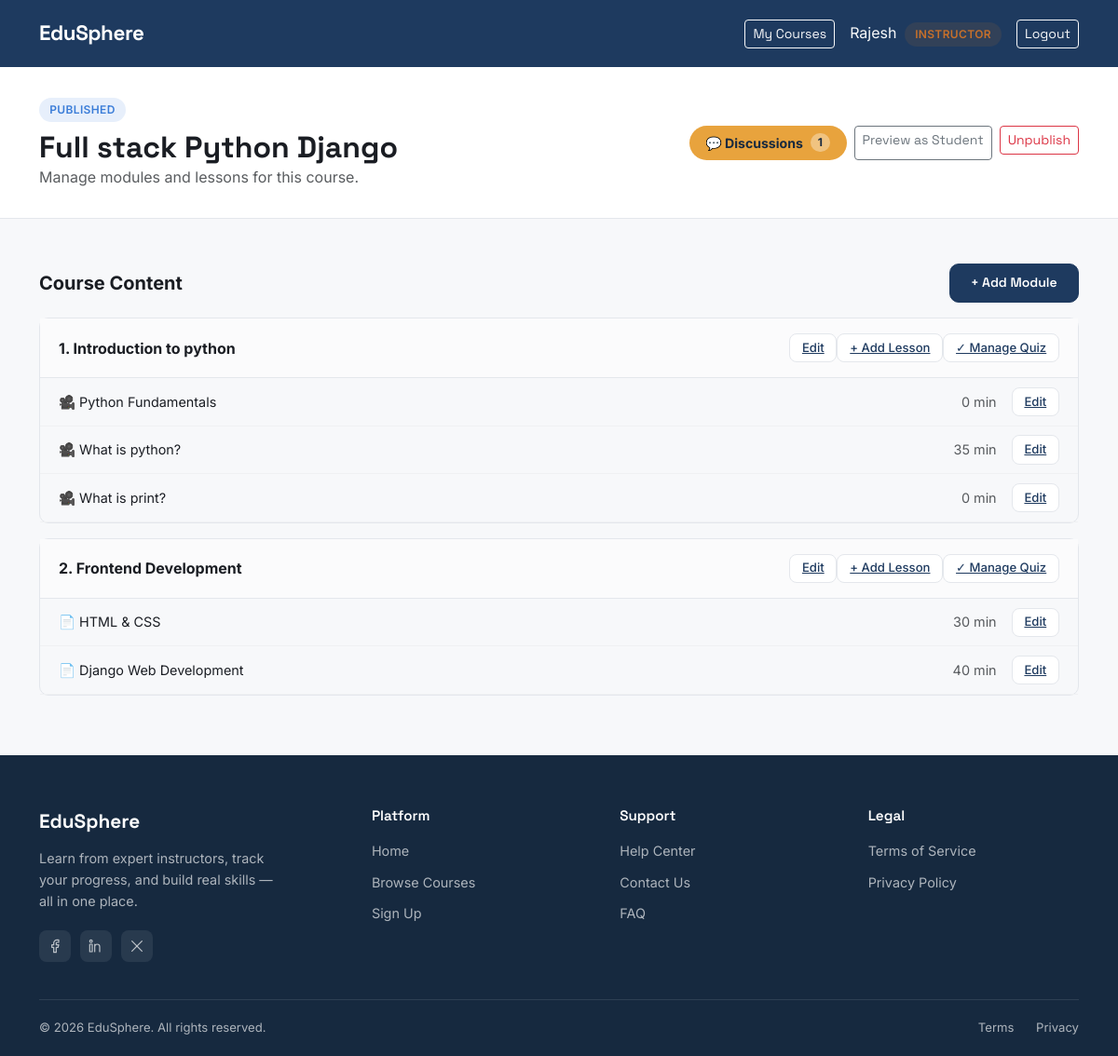
The page /courses/manage/full-stack-python-django/ (signed in) on the database its author committed.
### accounts/models.py (models this page shows, shortened)
class CustomUser(AbstractUser):
    class Role(models.TextChoices):
        STUDENT = "student", "Student"
        INSTRUCTOR = "instructor", "Instructor"
        ADMIN = "admin", "Admin"
    username = None
    email = models.EmailField(unique=True)
    role = models.CharField(max_length=20, choices=Role.choices, default=Role.STUDENT)
    profile_picture = models.ImageField(upload_to="profile_pics/", blank=True, null=True)
    bio = models.TextField(blank=True)
    created_at = models.DateTimeField(auto_now_add=True)
    USERNAME_FIELD = "email"
    REQUIRED_FIELDS = []
    objects = CustomUserManager()

### courses/models.py (models this page shows, shortened)
class Course(models.Model):
    class Level(models.TextChoices):
        BEGINNER = "beginner", "Beginner"
        INTERMEDIATE = "intermediate", "Intermediate"
        ADVANCED = "advanced", "Advanced"
    instructor = models.ForeignKey(
        settings.AUTH_USER_MODEL,
        on_delete=models.CASCADE,
        related_name="courses",
        limit_choices_to={'role': 'instructor'}
    )
    category = models.ForeignKey(Category, on_delete=models.SET_NULL, null=True, related_name="courses")
    title = models.CharField(max_length=200)
    slug = models.SlugField(unique=True, blank=True)
    description = models.TextField()
    thumbnail = models.ImageField(upload_to="course_thumbnails/", blank=True, null=True)
    level = models.CharField(max_length=20, choices=Level.choices, default=Level.BEGINNER)
    price = models.DecimalField(max_digits=8, decimal_places=2, default=0)
    is_published = models.BooleanField(default=False)
    created_at = models.DateTimeField(auto_now_add=True)
    updated_at = models.DateTimeField(auto_now=True)
    class Meta:
        ordering = ['-created_at']

class Module(models.Model):
    course = models.ForeignKey(Course, on_delete=models.CASCADE, related_name="modules")
    title = models.CharField(max_length=200)
    order = models.PositiveIntegerField(default=0)
    class Meta:
        ordering = ['order']

class Lesson(models.Model):
    class ContentType(models.TextChoices):
        VIDEO = "video", "Video"
        PDF = "pdf", "PDF"
        TEXT = "text", "Text"
    module = models.ForeignKey(Module, on_delete=models.CASCADE, related_name="lessons")
    title = models.CharField(max_length=200)
    content_type = models.CharField(max_length=10, choices=ContentType.choices, default=ContentType.VIDEO)
    video_url = models.URLField(blank=True, help_text="YouTube or Vimeo embed link")
    pdf_file = models.FileField(upload_to="lesson_pdfs/", blank=True, null=True)
    text_content = models.TextField(blank=True)
    order = models.PositiveIntegerField(default=0)
    duration_minutes = models.PositiveIntegerField(default=0, help_text="Estimated time to complete")
    class Meta:
        ordering = ['order']

### courses/views.py (the view)
# urls.py: path('manage/<slug:slug>/', views.InstructorCourseManageView.as_view(), name='manage_course'),
class InstructorCourseManageView(InstructorRequiredMixin, DetailView):
    model = Course
    template_name = 'courses/manage_course.html'
    context_object_name = 'course'
    slug_field = 'slug'
    slug_url_kwarg = 'slug'
    def get_queryset(self):
        return Course.objects.filter(instructor=self.request.user)

### courses/mixins.py (called while the page is built)
    def test_func(self):
        return self.request.user.role == 'instructor'

### courses/templates/courses/manage_course.html (shortened to what this page needs)
{% extends 'base.html' %}
{% block content %}
<div class="manage-header">
    <div class="container">
        <div class="d-flex justify-content-between align-items-center">
            <div>
                <span class="role-badge {% if course.is_published %}student{% else %}instructor{% endif %}">
                    {% if course.is_published %}Published{% else %}Draft{% endif %}
                </span>
                <h2 class="fw-bold mt-2 mb-0">{{ course.title }}</h2>
                <p class="text-muted mb-0">Manage modules and lessons for this course.</p>
            </div>
            <div class="d-flex gap-2">
                <a href="{% url 'forums:thread_list' course.slug %}" class="discussion-tab-badge">
                    💬 Discussions <span class="discussion-tab-count">{{ course.threads.count }}</span>
                </a>
                <a href="{% url 'courses:course_detail' course.slug %}" class="btn btn-outline-secondary btn-sm">Preview
                    as Student</a>
                <form method="POST" action="{% url 'courses:toggle_publish' course.slug %}">
                    <button type="submit"
                        class="btn btn-sm {% if course.is_published %}btn-outline-danger{% else %}btn-accent{% endif %}">
                        {% if course.is_published %}Unpublish{% else %}Publish Course{% endif %}
                    </button>
                </form>
            </div>
        </div>
    </div>
</div>
<div class="container mt-5">
    <div class="d-flex justify-content-between align-items-center mb-3">
        <h5 class="fw-bold mb-0">Course Content</h5>
        <a href="{% url 'courses:add_module' course.slug %}" class="btn btn-primary btn-sm">+ Add Module</a>
    </div>
    {% for module in course.modules.all %}
    <div class="module-manage-card">
        <div class="module-manage-header">
            <span class="fw-bold">{{ module.order }}. {{ module.title }}</span>
            <a href="{% url 'courses:edit_module' course.slug module.id %}" class="btn-sm-outline ms-auto">Edit</a>
            <a href="{% url 'courses:add_lesson' course.slug module.id %}" class="btn-sm-outline">+ Add Lesson</a>
            {% if module.quiz %}
                <a href="{% url 'quizzes:manage_quiz' module.id %}" class="btn-sm-outline">✓ Manage Quiz</a>
            {% else %}
                <a href="{% url 'quizzes:create_quiz' module.id %}" class="btn-sm-outline">+ Add Quiz</a>
            {% endif %}
        </div>
        {% for lesson in module.lessons.all %}
        <div class="lesson-manage-row">
            <span>
                {% if lesson.content_type == 'video' %}🎥{% elif lesson.content_type == 'pdf' %}📄{% else %}📝{% endif %}
                {{ lesson.title }}
            </span>
            <span class="d-flex align-items-center gap-3">
                <span class="text-muted">{{ lesson.duration_minutes }} min</span>
                <a href="{% url 'courses:edit_lesson' course.slug lesson.id %}" class="btn-sm-outline">Edit</a>
            </span>
        </div>
        {% empty %}
        <div class="lesson-manage-row text-muted">No lessons yet.</div>
        {% endfor %}
    </div>
    {% endfor %}
</div>
{% endblock %}

### templates/base.html (shortened to what this page needs)
{% load static %}
<!DOCTYPE html>
<html lang="en">
<head>
    <link href="https://cdn.jsdelivr.net/npm/bootstrap@5.3.3/dist/css/bootstrap.min.css" rel="stylesheet">
    <link href="{% static 'css/custom.css' %}" rel="stylesheet">
</head>
<body>
    <nav class="navbar navbar-expand-lg navbar-dark">
        <div class="container">
            <a class="navbar-brand" href="{% url 'home' %}">EduSphere</a>
            <div class="ms-auto d-flex align-items-center">
                {% if user.is_authenticated %}
                {% if user.role == 'student' %}
                <a href="{% url 'enrollments:my_courses' %}" class="btn btn-outline-light btn-sm me-3">My Courses</a>
                {% elif user.role == 'instructor' %}
                <a href="{% url 'courses:instructor_dashboard' %}" class="btn btn-outline-light btn-sm me-3">My
                    Courses</a>
                {% elif user.role == 'admin' %}
                <a href="{% url 'dashboard:overview' %}" class="btn btn-outline-light btn-sm me-3">Dashboard</a>
                {% endif %}
                <span class="text-light me-3">
                    {{ user.first_name }}
                    <span class="role-badge {{ user.role }} ms-1">{{ user.role }}</span>
                </span>
                <a href="{% url 'accounts:logout' %}" class="btn btn-outline-light btn-sm">Logout</a>
                {% else %}
                <a href="{% url 'accounts:login' %}" class="btn btn-outline-light btn-sm me-2">Login</a>
                <a href="{% url 'accounts:register_choice' %}" class="btn btn-accent btn-sm">Sign Up</a>
                {% endif %}
            </div>
        </div>
    </nav>
    {% block content %}
    {% endblock %}
    <footer class="site-footer">
        <div class="container">
            <div class="footer-grid">
                <div>
                    <span class="footer-brand-name">EduSphere</span>
                    <p class="footer-brand-tagline">Learn from expert instructors, track your progress, and build real
                        skills — all in one place.</p>
                    <div class="footer-social-row">
                        <a href="https://www.facebook.com/share/1CqCPcXn59/?mibextid=wwXIfr" class="footer-social-icon"
                            aria-label="Facebook">
                        </a>
                        <a href="https://np.linkedin.com/in/rajesh-pachhai-6842a4362" class="footer-social-icon"
                            aria-label="LinkedIn">
                        </a>
                        <a href="#" class="footer-social-icon" aria-label="Twitter / X">
                            <svg width="16" height="16" viewBox="0 0 24 24" fill="none"
                                xmlns="http://www.w3.org/2000/svg">
                                <path d="M4 4L20 20M20 4L4 20" stroke="currentColor" stroke-width="1.8"
                                    stroke-linecap="round" />
                            </svg>
                        </a>
                    </div>
                </div>
                <div class="footer-col">
                    <h4>Platform</h4>
                    <ul class="footer-links">
                        <li><a href="{% url 'home' %}">Home</a></li>
                        <li><a href="{% url 'courses:course_list' %}">Browse Courses</a></li>
                        <li><a href="{% url 'accounts:register_choice' %}">Sign Up</a></li>
                    </ul>
                </div>
                <div class="footer-col">
                    <h4>Support</h4>
                    <ul class="footer-links">
                        <li><a href="#">Help Center</a></li>
                        <li><a href="#">Contact Us</a></li>
                        <li><a href="#">FAQ</a></li>
                    </ul>
                </div>
                <div class="footer-col">
                    <h4>Legal</h4>
                    <ul class="footer-links">
                        <li><a href="#">Terms of Service</a></li>
                        <li><a href="#">Privacy Policy</a></li>
                    </ul>
                </div>
            </div>
            <div class="footer-bottom">
                <span>&copy; {% now "Y" %} EduSphere. All rights reserved.</span>
                <div>
                    <a href="#">Terms</a>
                    <a href="#">Privacy</a>
                </div>
            </div>
        </div>
    </footer>
</body>
</html>

### static/css/custom.css (style rules this page uses)
:root { --ink: #1E3A5F; --ink-dark: #16293F; --amber: #E8A33D; --amber-dark: #CC8A28; --bg: #F7F8FA; --surface: #FFFFFF; --text: #1A1D23; --text-muted: #5B6470; --border: #E4E7EC; --student: #3B7DD8; --instructor: #C6702B; --radius: 10px; }
body { background-color: var(--bg); color: var(--text); font-family: 'Inter', sans-serif; }
h1, h2, h3, h4, .navbar-brand, .btn { font-family: 'Space Grotesk', sans-serif; }
.navbar { background-color: var(--ink) !important; padding: 0.9rem 0; }
.navbar-brand { font-weight: 700; font-size: 1.4rem; letter-spacing: -0.02em; }
.btn-primary { background-color: var(--ink); border-color: var(--ink); font-weight: 600; border-radius: var(--radius); padding: 0.6rem 1.4rem; }
.role-badge { display: inline-block; font-size: 0.75rem; font-weight: 600; padding: 0.25rem 0.7rem; border-radius: 20px; text-transform: uppercase; letter-spacing: 0.03em; }
.role-badge.student { background-color: rgba(59,125,216,0.12); color: var(--student); }
.role-badge.instructor { background-color: rgba(198,112,43,0.12); color: var(--instructor); }
.manage-header { background: var(--surface); border-bottom: 1px solid var(--border); padding: 2rem 0; }
.module-manage-card { border: 1px solid var(--border); border-radius: var(--radius); margin-bottom: 1rem; }
.module-manage-header { padding: 1rem 1.25rem; background: #FBFBFC; border-bottom: 1px solid var(--border); display: flex; justify-content: between; align-items: center; }
.lesson-manage-row { display: flex; align-items: center; justify-content: space-between; padding: 0.6rem 1.25rem; font-size: 0.9rem; border-bottom: 1px solid #F0F1F3; }
.btn-sm-outline { border: 1px solid var(--border); background: var(--surface); border-radius: 8px; padding: 0.3rem 0.8rem; font-size: 0.82rem; font-weight: 500; color: var(--ink); }
.discussion-tab-badge { display: inline-flex; align-items: center; gap: 8px; background-color: var(--amber); color: var(--ink-dark); font-weight: 700; font-size: 0.88rem; padding: 0.5rem 1.1rem; border-radius: 999px; text-decoration: none; transition: background-color 0.15s ease, transform 0.15s ease; }
.discussion-tab-count { background: rgba(255,255,255,0.35); color: var(--ink-dark); font-size: 0.75rem; font-weight: 700; padding: 1px 8px; border-radius: 999px; }
.site-footer { background: var(--ink-dark); color: rgba(255,255,255,0.65); margin-top: 4rem; }
.footer-grid { display: grid; grid-template-columns: 1.4fr 1fr 1fr 1fr; gap: 2.5rem; padding: 3.5rem 0 2.5rem; }
.footer-brand-name { font-family: 'Space Grotesk', sans-serif; font-weight: 700; font-size: 1.3rem; color: #fff; margin-bottom: 0.75rem; display: block; }
.footer-brand-tagline { font-size: 0.9rem; line-height: 1.6; max-width: 260px; margin-bottom: 1.25rem; }
.footer-social-row { display: flex; gap: 10px; }
.footer-social-icon { width: 34px; height: 34px; border-radius: 8px; background: rgba(255,255,255,0.08); display: flex; align-items: center; justify-content: center; color: rgba(255,255,255,0.7); transition: background-color 0.15s ease, color 0.15s ease; }
.footer-col h4 { font-family: 'Space Grotesk', sans-serif; color: #fff; font-size: 0.95rem; font-weight: 600; margin-bottom: 1rem; }
.footer-links { list-style: none; padding: 0; margin: 0; }
.footer-links li { margin-bottom: 0.6rem; }
.footer-links a { color: rgba(255,255,255,0.65); text-decoration: none; font-size: 0.9rem; transition: color 0.15s ease; }
.footer-bottom { border-top: 1px solid rgba(255,255,255,0.1); padding: 1.25rem 0; display: flex; justify-content: space-between; align-items: center; flex-wrap: wrap; gap: 10px; font-size: 0.82rem; }
.footer-bottom a { color: rgba(255,255,255,0.65); text-decoration: none; margin-left: 1.25rem; }

### rows shown on the page
CustomUser: first_name "Rajesh", role "INSTRUCTOR"
Course: title "Full stack Python Django", threads.count "1"
Module: order "1", title "Introduction to python", shows "✓ Manage Quiz"
Lesson: title "Python Fundamentals", duration_minutes "0"
Lesson: title "What is python?", duration_minutes "35"
Lesson: title "What is print?", duration_minutes "0"
Module: order "2", title "Frontend Development", shows "✓ Manage Quiz"
Lesson: title "HTML & CSS", duration_minutes "30"
Lesson: title "Django Web Development", duration_minutes "40"
